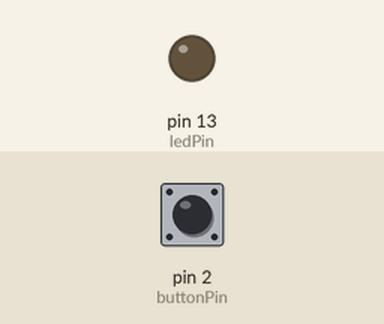
This sketch was run on a simulated Arduino Uno, built with avr-gcc and run on an emulated ATmega328P. Parts: output pins drawn as LEDs (lit = HIGH). The test bench sets the inputs (shaded band); at power-on: pin 2 (buttonPin) HIGH.

Above: at 1.2 s.
1.3 s: pin 2 (buttonPin) pulled LOW for 0.15 s
At 1.37 s:
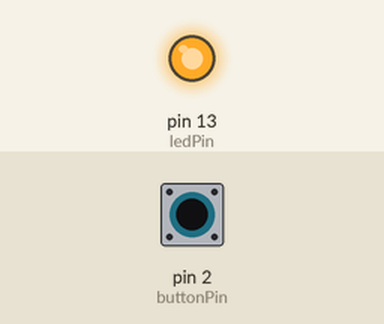
2.9 s: pin 2 (buttonPin) pulled LOW for 3.2 s
At 6.7 s:
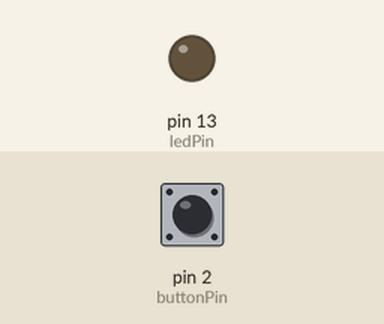
Timing chart, 0 to 8.2 s (numbered marks = the images above; inputs shaded):
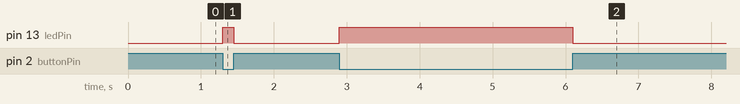

The sketch:

Push_Button.ino
```cpp
/*
Push Button Example

Push buttons are a basic method of getting input from the user of a circuit. The value returned to the
digital input pin on the Arduino is either a LOW or HIGH voltage value (ON or OFF).

When the button is pressed it completes the circuit between the two button pins used in this circuit. One
pin is connected to ground (GND), and the other is connected to a digital input on the Arduino (#2 in this
case), and to a 10k OHM "pullup" resistor connected to 5v.

When the button is pressed (closed) the digital input receives a LOW voltage state, because the circuit
connects to ground through the button, causing a voltage drop. When the button is not pressed (open) the
"pullup" resistor allows a tiny voltage to trickle from the 5v connection, thus the digital input reads HIGH.

Note that we are using the Arduino as an intermediary between the button and the LED. All interaction between
the two is determined by our program.
*/

// Since we use the Arduino digital pin numbers several times in our program we will
// store those values as variables. If we wish to change the pin we are using, we will
// only need to change the value in one place. If we do not use variables we would have
// to change the value in multiple locations, potentially causing havok in our program
// if we miss one.
// We use a 'const' because the value will not change while the program is running.

const int buttonPin = 2;  // pushbutton 1 pin
const int ledPin =  13;    // LED pin


void setup()
{
  // Set the pushbutton pin as an input:
  pinMode(buttonPin, INPUT);

  // Set the LED pin as an output:
  pinMode(ledPin, OUTPUT);
}


void loop()
{
  int buttonState;  // variable that stores the state of the button

  buttonState = digitalRead(buttonPin);

  if (buttonState == LOW)  // if the button is being pushed
  {
    digitalWrite(ledPin, HIGH);  // turn the LED on
  }
  else
  {
    digitalWrite(ledPin, LOW);  // turn the LED off
  }
}
```

Measured:
- after the input at 1.3 s, pin 13 (ledPin): LOW → HIGH at once, → LOW 0.15 s later
- after the input at 2.9 s, pin 13 (ledPin): LOW → HIGH at once, → LOW 3.2 s later
